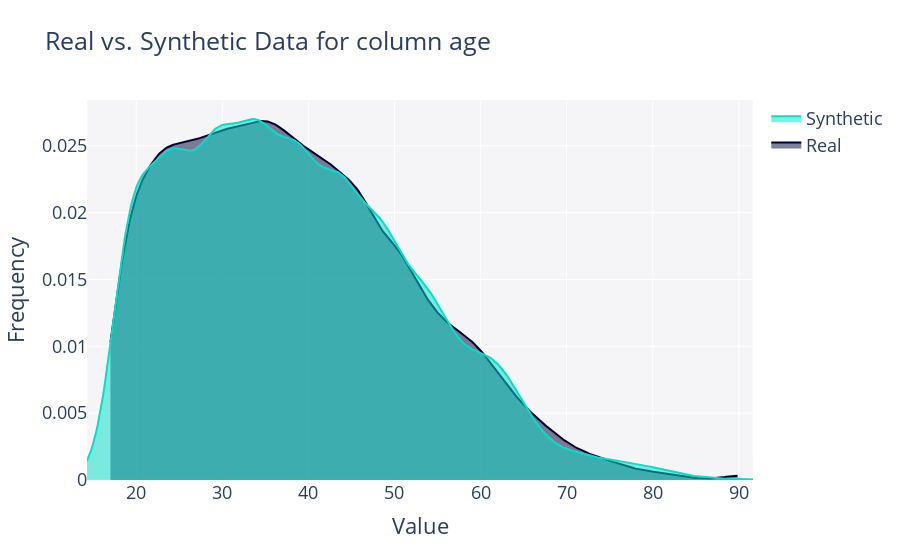

Here is the notebook cell this chart was saved with:
### Code cell
#gmm
from sdv.evaluation.single_table import get_column_plot

fig = get_column_plot(
    real_data=age_hours_df,
    synthetic_data=synthetic_df_full,
    column_name='age',
    metadata=metadata1
)
    
fig.show()

### Figure 1 — Plotly figure (JSON) as saved in the notebook; plotly's stock layout.template omitted (floating-point values rounded to 4 significant figures; data arrays with more than 128 entries replaced by an {"elided": "..."} marker saying what was removed)
{"data": [{"fill": "tozeroy", "hovertemplate": "<b>Real</b><br>Value: %{x}<br>Frequency: %{y}<extra></extra>", "legendgroup": "Real", "marker": {"color": "#000036"}, "mode": "lines", "name": "Real", "showlegend": true, "type": "scatter", "x": {"elided": "500 float values"}, "xaxis": "x", "y": {"elided": "500 float values"}, "yaxis": "y"}, {"fill": "tozeroy", "hovertemplate": "<b>Synthetic</b><br>Value: %{x}<br>Frequency: %{y}<extra></extra>", "legendgroup": "Synthetic", "marker": {"color": "#01E0C9"}, "mode": "lines", "name": "Synthetic", "showlegend": true, "type": "scatter", "x": {"elided": "500 float values"}, "xaxis": "x", "y": {"elided": "500 float values"}, "yaxis": "y"}], "layout": {"barmode": "overlay", "font": {"size": 18}, "hovermode": "closest", "legend": {"traceorder": "reversed"}, "plot_bgcolor": "#F5F5F8", "title": {"text": "Real vs. Synthetic Data for column age"}, "xaxis": {"anchor": "y2", "domain": [0, 1], "title": {"text": "Value"}, "zeroline": false}, "yaxis": {"anchor": "free", "domain": [0, 1], "position": 0, "title": {"text": "Frequency"}}}}
